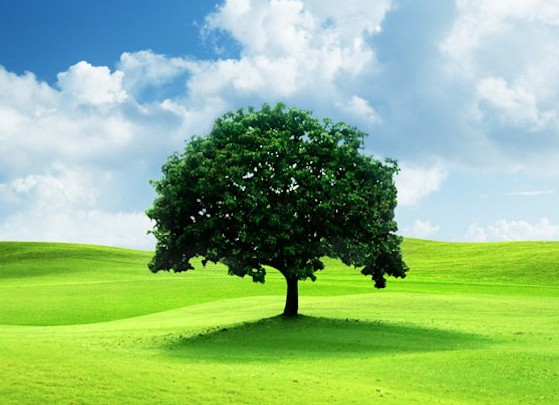
#> input picture Phase_2/image.jpg, 559 x 405 px
$ jupyter execute Module_2.2.ipynb
#> lines starting #> are read from the running program, lines starting #| are printed output that depends on the picture
# 📘 Module 2.2 – Image Transformations

### ✅ Example 1 – Resize Image (Exact Size)

[cell 1]
import cv2

img = cv2.imread("image.jpg")
#> img is the input picture: shape (405, 559, 3); mean B, G, R 131.7, 184.2, 143.5

resized = cv2.resize(img, (400, 300))  # width=400, height=300

cv2.imshow("Original", img)
cv2.imshow("Resized", resized)
cv2.waitKey(0)
cv2.destroyAllWindows()

### ✅ Example 2 – Resize with Scale Factor (Keep Aspect Ratio)

[cell 2]
resized = cv2.resize(img, None, fx=0.5, fy=0.5)  # shrink to half
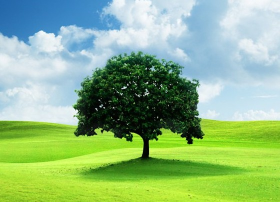
#> resized: shape (202, 280, 3); mean B, G, R 132.1, 184.3, 143.6

cv2.imshow("Scaled Image", resized)
cv2.waitKey(0)
cv2.destroyAllWindows()

### ✅ Example 3 – Flip Image

[cell 3]
horizontal = cv2.flip(img, 1)  # left-right
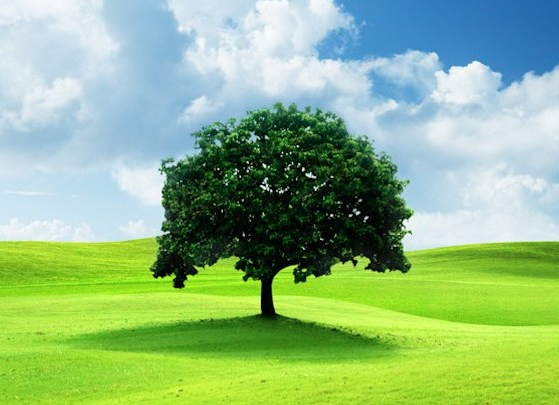
#> horizontal: shape (405, 559, 3); mean B, G, R 131.7, 184.2, 143.5
vertical = cv2.flip(img, 0)    # up-down
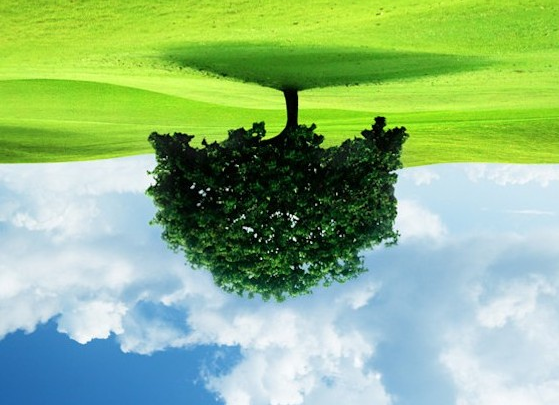
#> vertical: shape (405, 559, 3); mean B, G, R 131.7, 184.2, 143.5
both = cv2.flip(img, -1)       # both axes
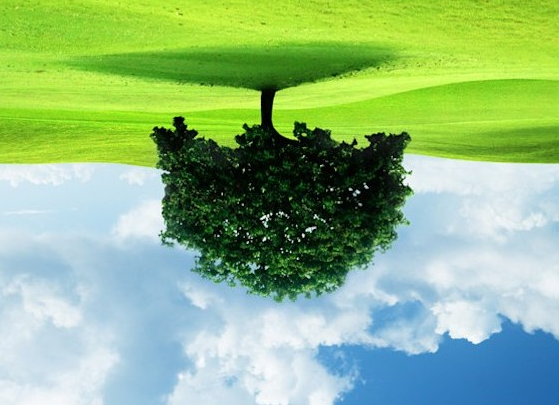
#> both: shape (405, 559, 3); mean B, G, R 131.7, 184.2, 143.5

cv2.imshow("Original Image", img)
cv2.imshow("Horizontal Flip", horizontal)
cv2.imshow("Vertical Flip", vertical)
cv2.imshow("Both Flip", both)
cv2.waitKey(0)
cv2.destroyAllWindows()

### ✅ Example 4 – Rotate Image (Using warpAffine)

[cell 4]
import numpy as np

(h, w) = img.shape[:2]
#> h = 405; w = 559
center = (w // 2, h // 2)
#> center = (279, 202)

# Rotate 45 degrees clockwise
matrix = cv2.getRotationMatrix2D(center, 45, 1.0)
rotated = cv2.warpAffine(img, matrix, (w, h))
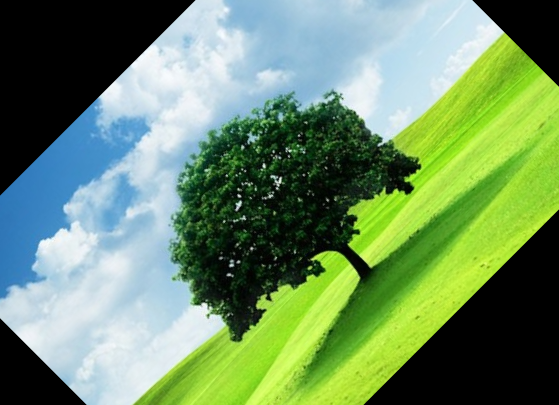
#> rotated: shape (405, 559, 3); mean B, G, R 103.3, 141.9, 109.8

cv2.imshow("Original Image", img)
cv2.imshow("Rotated Image", rotated)
cv2.waitKey(0)
cv2.destroyAllWindows()

### ✅ Example 5 – Rotate 90 / 180 / 270 Degrees (Short Way)

[cell 5]
rot90 = cv2.rotate(img, cv2.ROTATE_90_CLOCKWISE)
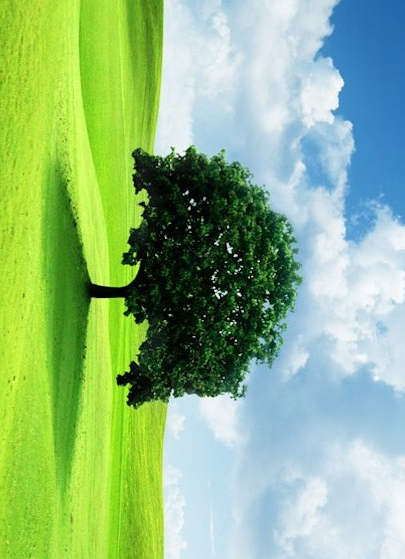
#> rot90: shape (559, 405, 3); mean B, G, R 131.7, 184.2, 143.5
rot180 = cv2.rotate(img, cv2.ROTATE_180)
rot270 = cv2.rotate(img, cv2.ROTATE_90_COUNTERCLOCKWISE)
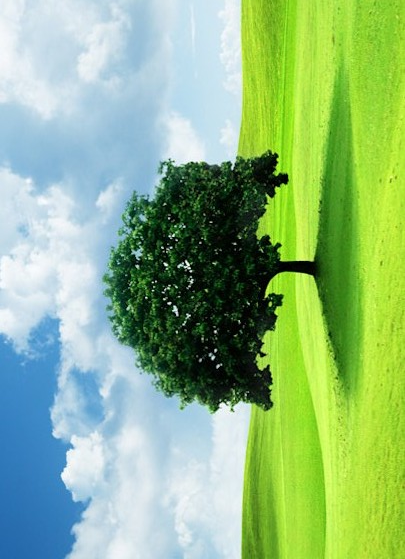
#> rot270: shape (559, 405, 3); mean B, G, R 131.7, 184.2, 143.5

cv2.imshow("Original Image", img)
cv2.imshow("90 Degree", rot90)
cv2.imshow("180 Degree", rot180)
cv2.imshow("270 Degree", rot270)

cv2.waitKey(0)
cv2.destroyAllWindows()

### ✅ Example 6 – Affine Transformation (Move, Rotate, Skew)

[cell 6]
img = cv2.imread("image.jpg")
(h, w) = img.shape[:2]

# Define 3 points in the original image
pts1 = np.float32([[50, 50], [200, 50], [50, 200]])
# Define 3 points in the transformed image
pts2 = np.float32([[10, 100], [200, 50], [100, 250]])

matrix = cv2.getAffineTransform(pts1, pts2)
affine = cv2.warpAffine(img, matrix, (w, h))
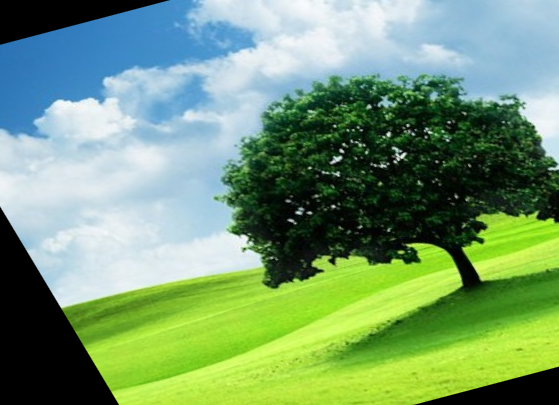
#> affine: shape (405, 559, 3); mean B, G, R 114.3, 154.3, 117.8

cv2.imshow("Affine Transformation", affine)
cv2.waitKey(0)
cv2.destroyAllWindows()
